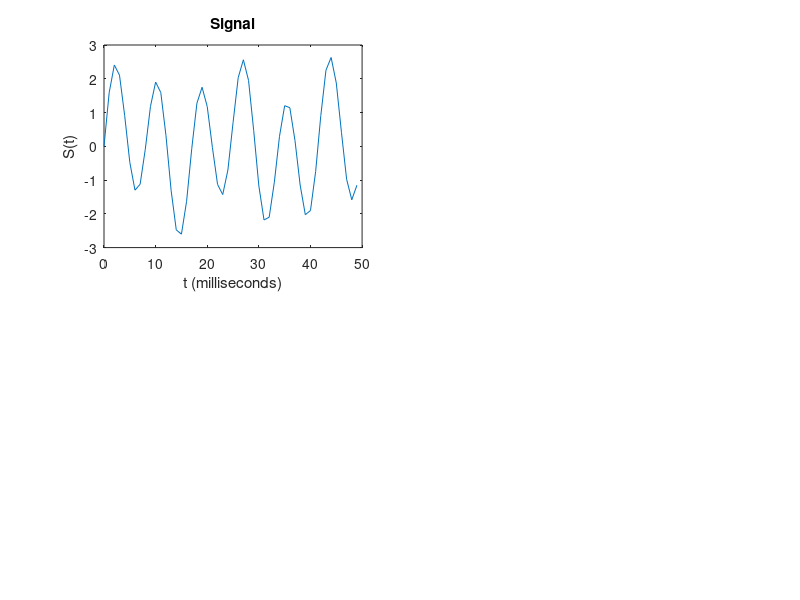

MATLAB code to generate this figure: (Note: this script raises an error after producing the figure.)
clearvars;
clc;

Fs = 1000;            % Sampling frequency                    
T = 1/Fs;             % Sampling period       
L = 1500;             % Length of signal
t = (0:L-1)*T;        % Time vector

% TODO: Form a signal containing a 77 Hz sinusoid of amplitude 0.7 and a 43Hz sinusoid of amplitude 2.
f1 = 50;
f2 = 120;
A1 = 0.7;
A2 = 2;
S = A1*sin(2*pi*f1*t) + A2*sin(2*pi*f2*t);

% Plot the pure signal in the time domain.
subplot(221);
plot(1000*t(1:50) ,S(1:50))
title('Signal')
xlabel('t (milliseconds)')
ylabel('S(t)')

% Run fft
S_fft = fft_func(S, L);

% Plotting. The amplitudes are exactly at 0.7 and 2.
f = Fs*(0:(L/2))/L;
subplot(222);
plot(f,S_fft) 
title('Single-Sided Amplitude Spectrum of S(t)')
xlabel('f (Hz)')
ylabel('|Sfft(f)|')

% Corrupt the signal with noise 
X = S + 2*randn(size(t));

% Plot the noisy signal in the time domain. It is difficult to identify 
% the frequency components by looking at the signal X(t). 
subplot(223);
plot(1000*t(1:50) ,X(1:50))
title('Signal Corrupted with Zero-Mean Random Noise')
xlabel('t (milliseconds)')
ylabel('X(t)')

% Run fft
X_fft = fft_func(X, L);

% Plotting. The amplitudes are not exactly at 0.7 and 1, as expected, because of 
% the added noise. On average, longer signals produce better frequency 
% approximations.
f = Fs*(0:(L/2))/L;
subplot(224);
plot(f,X_fft) 
title('Single-Sided Amplitude Spectrum of X(t)')
xlabel('f (Hz)')
ylabel('|Xfft(f)|')

function X = fft_func(x, L)
    % Run the fft for the signal using MATLAB fft function for dimension of samples N
    X = fft(x);

    % The output of FFT processing of a signal is a complex number (a+jb). 
    % Since, we just care about the magnitude we take the absolute value (sqrt(a^2+b^2)) of the complex number.
    X = abs(X/L);

    % FFT output generates a mirror image of the signal. But we are only 
    % interested in the positive half of signal length L, since it is the 
    % replica of negative half and has all the information we need.
    X = X(1:L/2+1);
    X(2:end-1) = 2*X(2:end-1);
end

